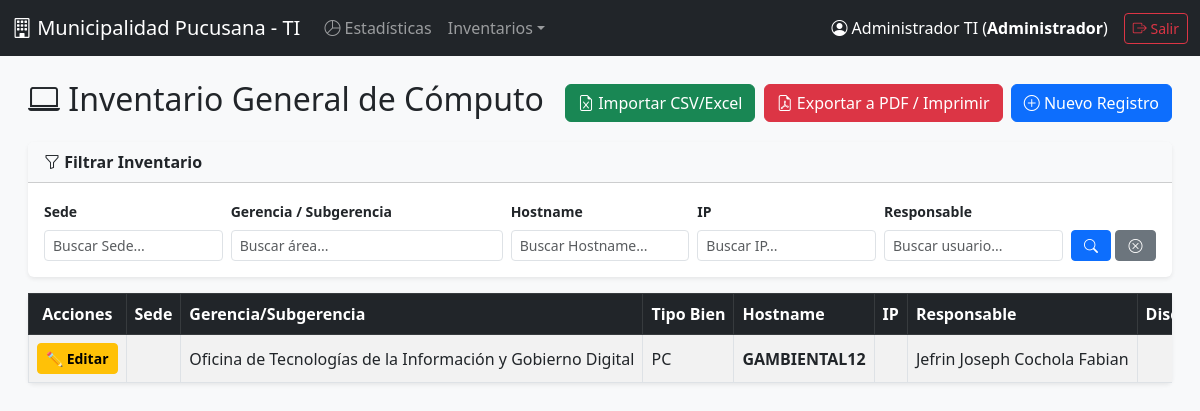
Screenshot of /modules/inventario_general.php (signed in) with the database file from the repository.
### tables this page shows
CREATE TABLE `inventario_general` (
  `id` int(11) NOT NULL,
  `sede_municipal` varchar(150) DEFAULT NULL,
  `gerencia_subgerencia` varchar(150) DEFAULT NULL,
  `tipo_bien` varchar(100) DEFAULT NULL,
  `hostname` varchar(100) DEFAULT NULL,
  `direccion_ip` varchar(45) DEFAULT NULL,
  `usuario_responsable` varchar(150) DEFAULT NULL,
  `disco_duro_ssd` varchar(100) DEFAULT NULL,
  `tipo_procesador` varchar(100) DEFAULT NULL,
  `condicion_equipo` varchar(50) DEFAULT NULL,
  `repotenciado` varchar(10) DEFAULT NULL,
  `ram` varchar(50) DEFAULT NULL,
  `sistema_operativo` varchar(100) DEFAULT NULL,
  `mac_address` varchar(50) DEFAULT NULL,
  `conectividad_red` varchar(50) DEFAULT NULL,
  `diagnostico` text DEFAULT NULL,
  `credencial` varchar(100) DEFAULT NULL,
  `modelo_cpu` varchar(100) DEFAULT NULL,
  `columna1` varchar(100) DEFAULT NULL,
  `codigo_patrimonial` varchar(100) DEFAULT NULL,
  `inventario_2021` varchar(50) DEFAULT NULL,
  `inventario_2022` varchar(50) DEFAULT NULL,
  `inventario_2023` varchar(50) DEFAULT NULL,
  `inventario_2024` varchar(50) DEFAULT NULL,
  `inventario_2025` varchar(50) DEFAULT NULL,
  `observacion` text DEFAULT NULL,
  `sustento_documentario_diagnostico` varchar(255) DEFAULT NULL,
  `sustento_documento_pcs_alquiladas` varchar(255) DEFAULT NULL,
  `situacion_actual` varchar(100) DEFAULT NULL,
  `fecha_registro` timestamp NOT NULL DEFAULT current_timestamp()
);

### modules/inventario_general.php (the view, shortened to what this page needs)
<?php
require_once '../includes/header.php';
require_once '../config/db.php';
$f_sede         = trim($_GET['f_sede'] ?? '');
$f_gerencia     = trim($_GET['f_gerencia'] ?? '');
$f_hostname     = trim($_GET['f_hostname'] ?? '');
$f_ip           = trim($_GET['f_ip'] ?? '');
$f_responsable  = trim($_GET['f_responsable'] ?? '');
$params_query = [];
$sql_select = "SELECT * FROM inventario_general";
$sql_select .= " ORDER BY id DESC";
$stmt = $pdo->prepare($sql_select);
$stmt->execute($params_query);
$equipos = $stmt->fetchAll(PDO::FETCH_ASSOC);
?>
<div class="container-fluid px-3">
    <div class="d-flex justify-content-between align-items-center mb-3 no-print">
        <h2><i class="bi bi-laptop"></i> Inventario General de Cómputo</h2>
        <div>
            <button type="button" class="btn btn-success me-1" data-bs-toggle="modal" data-bs-target="#modalImportar">
                <i class="bi bi-file-earmark-excel"></i> Importar CSV/Excel
            </button>
            <button type="button" class="btn btn-danger me-1" onclick="window.print()">
                <i class="bi bi-file-earmark-pdf"></i> Exportar a PDF / Imprimir
            </button>
            <button type="button" class="btn btn-primary" data-bs-toggle="modal" data-bs-target="#modalNuevo">
                <i class="bi bi-plus-circle"></i> Nuevo Registro
            </button>
        </div>
    </div>
    <div class="card shadow-sm border-0 mb-3 no-print">
        <div class="card-header bg-light fw-bold">
            <i class="bi bi-funnel"></i> Filtrar Inventario
        </div>
        <div class="card-body">
            <form method="GET" action="inventario_general.php" class="row g-2 align-items-end">
                <div class="col-md-2">
                    <label class="form-label small fw-bold">Sede</label>
                    <input type="text" name="f_sede" class="form-control form-control-sm" placeholder="Buscar Sede..." value="<?= htmlspecialchars($f_sede) ?>">
                </div>
                <div class="col-md-3">
                    <label class="form-label small fw-bold">Gerencia / Subgerencia</label>
                    <input type="text" name="f_gerencia" class="form-control form-control-sm" placeholder="Buscar área..." value="<?= htmlspecialchars($f_gerencia) ?>">
                </div>
                <div class="col-md-2">
                    <label class="form-label small fw-bold">Hostname</label>
                    <input type="text" name="f_hostname" class="form-control form-control-sm" placeholder="Buscar Hostname..." value="<?= htmlspecialchars($f_hostname) ?>">
                </div>
                <div class="col-md-2">
                    <label class="form-label small fw-bold">IP</label>
                    <input type="text" name="f_ip" class="form-control form-control-sm" placeholder="Buscar IP..." value="<?= htmlspecialchars($f_ip) ?>">
                </div>
                <div class="col-md-2">
                    <label class="form-label small fw-bold">Responsable</label>
                    <input type="text" name="f_responsable" class="form-control form-control-sm" placeholder="Buscar usuario..." value="<?= htmlspecialchars($f_responsable) ?>">
                </div>
                <div class="col-md-1 d-flex gap-1">
                    <button type="submit" class="btn btn-sm btn-primary w-100" title="Filtrar">
                        <i class="bi bi-search"></i>
                    </button>
                    <a href="inventario_general.php" class="btn btn-sm btn-secondary w-100" title="Limpiar Filtros">
                        <i class="bi bi-x-circle"></i>
                    </a>
                </div>
            </form>
        </div>
    </div>
    <div class="card shadow-sm border-0 mb-4">
        <div class="card-body p-0">
            <div class="table-responsive">
                <table class="table table-striped table-hover table-bordered align-middle text-nowrap mb-0">
                    <thead class="table-dark">
                        <tr>
                            <th class="no-print text-center">Acciones</th>
                            <th>Sede</th>
                            <th>Gerencia/Subgerencia</th>
                            <th>Tipo Bien</th>
                            <th>Hostname</th>
                            <th>IP</th>
                            <th>Responsable</th>
                            <th>Disco</th>
                        </tr>
                    </thead>
                    <tbody>
                        <?php if (empty($equipos)): ?>
                        <tr>
                            <td colspan="29" class="text-center text-muted py-4">No se encontraron registros que coincidan con los filtros aplicados.</td>
                        </tr>
                        <?php else: ?>
                            <?php foreach ($equipos as $eq): ?>
                            <tr>
                                <td class="no-print text-center">
                                    <button type="button" class="btn btn-sm btn-warning fw-bold"
                                            data-bs-toggle="modal"
                                            data-bs-target="#modalEditar"
                                            onclick='cargarDatosEdicion(<?= json_encode($eq, JSON_HEX_TAG | JSON_HEX_APOS | JSON_HEX_QUOT | JSON_HEX_AMP) ?>)'>
                                        ✏️ Editar
                                    </button>
                                </td>
                                <td><?= htmlspecialchars($eq['sede'] ?? '') ?></td>
                                <td><?= htmlspecialchars($eq['gerencia_subgerencia'] ?? '') ?></td>
                                <td><?= htmlspecialchars($eq['tipo_bien'] ?? '') ?></td>
                                <td><strong><?= htmlspecialchars($eq['hostname'] ?? '') ?></strong></td>
                                <td><?= htmlspecialchars($eq['ip'] ?? '') ?></td>
                                <td><?= htmlspecialchars($eq['usuario_responsable'] ?? '') ?></td>
                                <td><?= htmlspecialchars($eq['disco_almacenamiento'] ?? '') ?></td>
                            </tr>
                            <?php endforeach; ?>
                        <?php endif; ?>
                    </tbody>
                </table>
            </div>
        </div>
    </div>
</div>

### includes/header.php (shortened to what this page needs)
<!DOCTYPE html>
<html lang="es">
<head>
    <link href="https://cdn.jsdelivr.net/npm/bootstrap@5.3.0/dist/css/bootstrap.min.css" rel="stylesheet">
    <link href="https://cdn.jsdelivr.net/npm/bootstrap-icons@1.10.5/font/bootstrap-icons.css" rel="stylesheet">
</head>
<body class="bg-light">
<nav class="navbar navbar-expand-lg navbar-dark bg-dark">
    <div class="container-fluid">
        <a class="navbar-brand font-weight-bold" href="/sismuni_inventario/index.php">
            <i class="bi bi-building"></i> Municipalidad Pucusana - TI
        </a>
        <div class="collapse navbar-collapse" id="navbarNav">
            <ul class="navbar-nav me-auto">
                <li class="nav-item"><a class="nav-link" href="/sismuni_inventario/dashboard.php"><i class="bi bi-pie-chart"></i> Estadísticas</a></li>
                <li class="nav-item dropdown">
                    <a class="nav-link dropdown-toggle" href="#" data-bs-toggle="dropdown">Inventarios</a>
                </li>
            </ul>
            <span class="navbar-text me-3 text-white">
                <i class="bi bi-person-circle"></i> <?= htmlspecialchars($_SESSION['usuario_nombre']) ?> (<strong><?= htmlspecialchars($_SESSION['usuario_rol']) ?></strong>)
            </span>
            <a href="/sismuni_inventario/logout.php" class="btn btn-outline-danger btn-sm"><i class="bi bi-box-arrow-right"></i> Salir</a>
        </div>
    </div>
</nav>
<div class="container-fluid py-4">

### rows the page displays
inventario_general: gerencia_subgerencia "Oficina de Tecnologías de la Información y Gobierno Digital", tipo_bien "PC", hostname "GAMBIENTAL12", usuario_responsable "Jefrin Joseph Cochola Fabian"

### other values shown
$_SESSION['usuario_nombre'] "Administrador TI"
$_SESSION['usuario_rol'] "Administrador"
